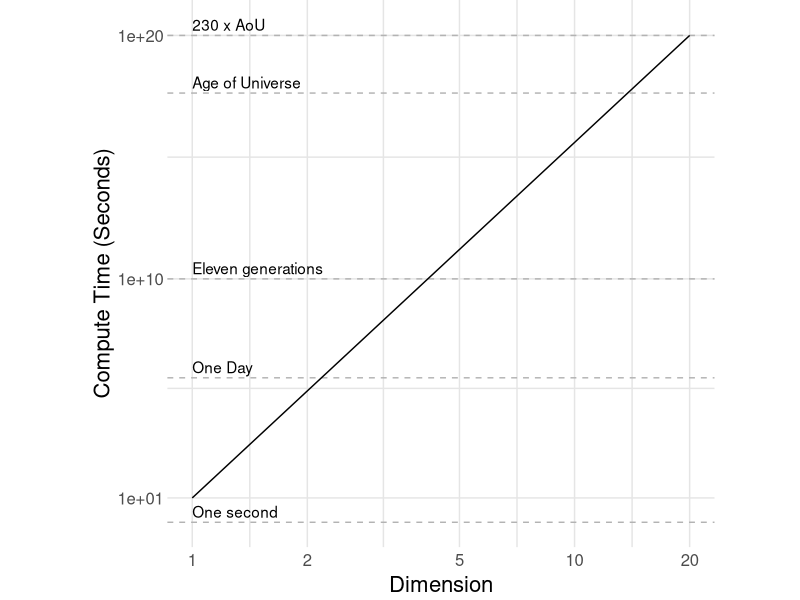
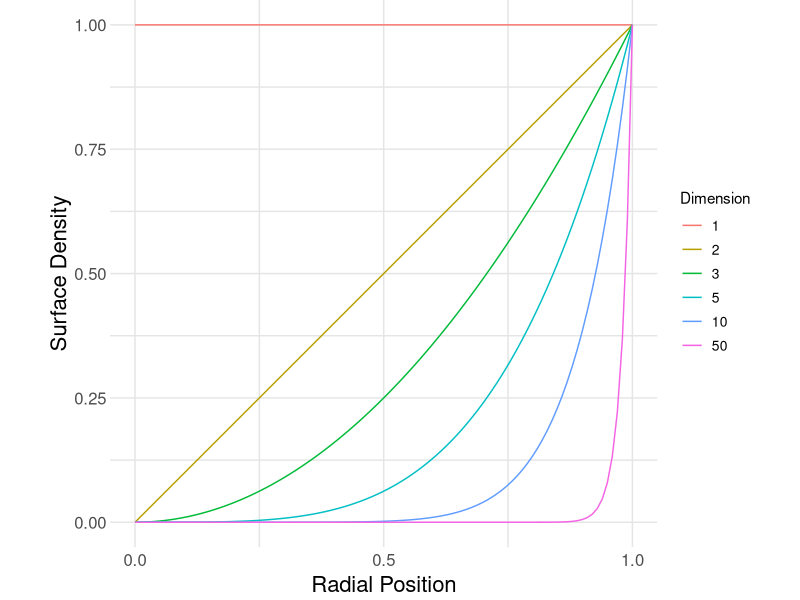
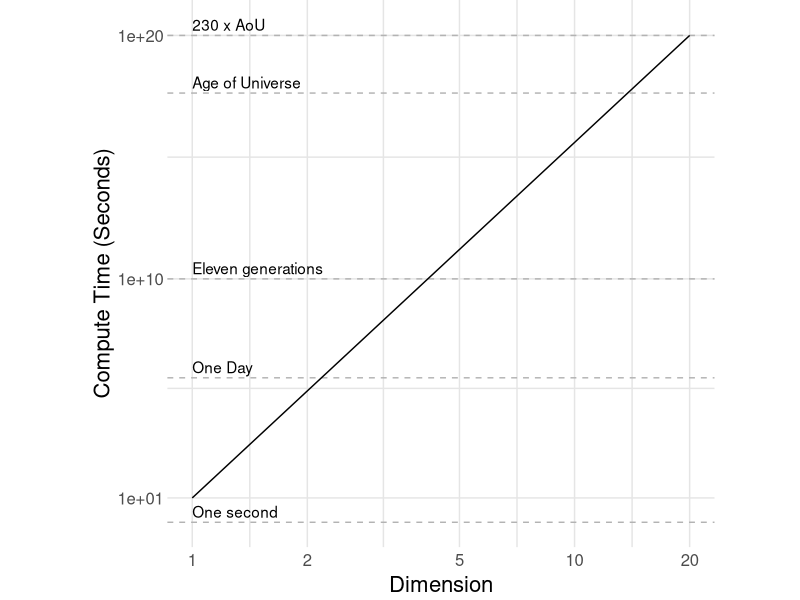
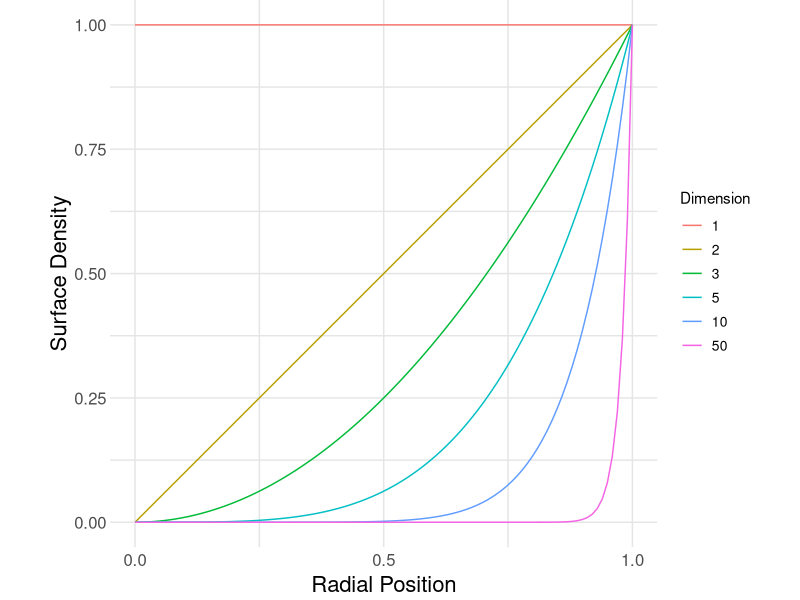

R code for these plots, in order:
## ---- chunk 1
library(tidyverse)

## Script parameters ---------------------------------------------------
ext <- ".eps"
asp_ratio <- 4 / 4
img_width <- 5
img_height <- img_width * asp_ratio

## Helper functions ----------------------------------------------------
base_breaks <- function(n = 10){
    function(x) {
        axisTicks(log10(range(x, na.rm = TRUE)), log = TRUE, n = n)
    }
}

## Custom save function
mysave <- function(name) {
    ggsave(
        filename = str_c("../slides/images/", name, ext),
        height = img_height,
        width = img_width,
        units = "in"
    )
}
## Common theme settings
theme_common <- function() {
  theme_minimal() %+replace%
  theme(
    axis.text.x = element_text(size = 12),
    axis.text.y = element_text(size = 12),
    axis.title.x = element_text(margin = margin(4, 4, 4, 4), size = 16),
    axis.title.y = element_text(margin = margin(4, 4, 4, 4), size = 16, angle = 90),

    aspect.ratio = 1 / 1,

    plot.margin   = unit(c(t = +0, b = +0, r = +0, l = +0), "cm"),
    panel.spacing = unit(c(t = +0, b = +0, r = +0, l = +0), "cm"),

    legend.text = element_text(size = 10),

    panel.grid.major = element_line(color = "grey90"),
    panel.grid.minor = element_line(color = "grey90")
  )
}
## ---- chunk 2
df_comment <-
    tribble(
        ~time, ~comment,
        1.0e+0,  "One second",
        8.6e+5,  "One Day",
        1.0e+10, "Eleven generations",
        4.3e+17, "Age of Universe",
        1.0e+20, "230 x AoU"
    )

df_dim <-
    tibble(dimension = c(1, 20)) %>%
    mutate(time = 10 ^ dimension)

df_dim %>%
    ggplot(aes(y = time)) +
    geom_hline(
        data = df_comment,
        aes(yintercept = time),
        linetype = 2,
        color = "grey70"
    ) +
    geom_text(
        data = df_comment,
        aes(x = 1, label = comment),
        nudge_y = 1.0,
        hjust = 0
    ) +
    geom_line(aes(x = dimension)) +
    scale_x_continuous(trans = scales::log_trans(), breaks = base_breaks()) +
    scale_y_continuous(
        trans = scales::log_trans(),
        breaks = c(1e1, 1e10, 1e20)
    ) +
    theme_common() +
    labs(
        x = "Dimension",
        y = "Compute Time (Seconds)"
    )

mysave("dimensionality")
## ---- chunk 3

## ---- chunk 4
dim_seq <- c(1, 2, 3, 5, 10, 50)
R_seq <- seq(0, 1, length = 100)

df_surf <-
    map_dfr(
        dim_seq,
        function(d) {tibble(
                         d = d,
                         rho = R_seq ^ (d - 1),
                         r = R_seq
                     )}
    )

df_surf %>%
    ggplot(aes(r, rho, color = as.factor(d))) +
    geom_line() +
    scale_x_continuous(breaks = c(0, 1/2, 1)) +
    scale_color_discrete(name = "Dimension") +
    theme_common() +
    labs(
        x = "Radial Position",
        y = "Surface Density"
    )

mysave("surface_density")
